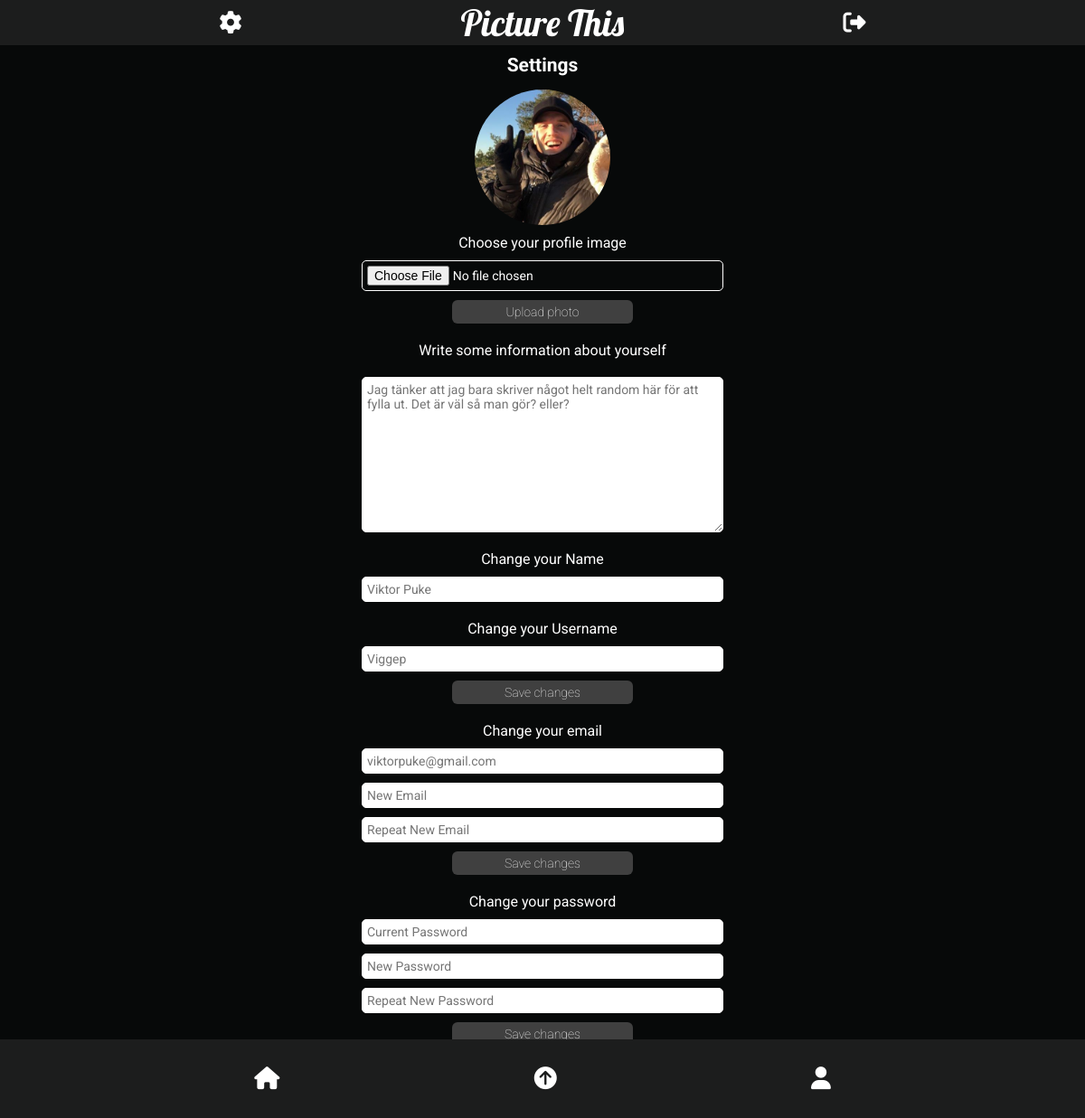
Before: /settings.php (signed in) with the older database file.
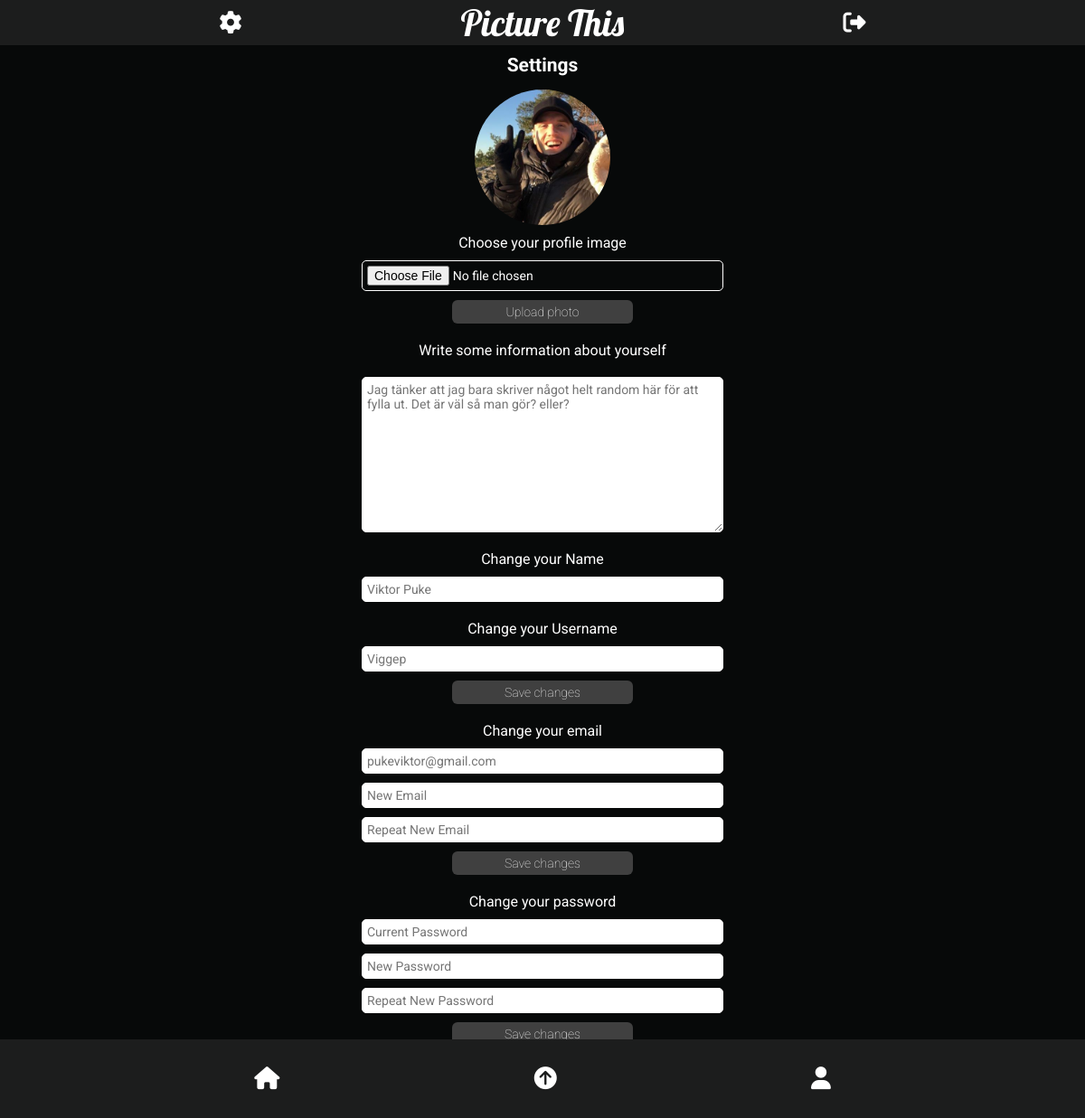
After: the same page with the newer database file.
### tables this page shows
CREATE TABLE users (
id INTEGER PRIMARY KEY,
fullname VARCHAR,
username VARCHAR,
email VARCHAR,
password VARCHAR,
profileimage VARCHAR,
biography VARCHAR);

### app/functions.php (called while the page is built, shortened)
<?php
function isLoggedIn(): bool
{
    return isset($_SESSION['user']);
}
function getUserById(int $id, object $pdo): array
{
    $statement = $pdo->prepare('SELECT * FROM users WHERE id = :id');
    $statement->bindParam(':id', $id, PDO::PARAM_STR);
    $statement->execute();
    $user = $statement->fetch(PDO::FETCH_ASSOC);
    if ($user) {
        return $user;
    }
    return $user = [];
}

### settings.php (the view, shortened to what this page needs)
<?php require __DIR__ . '/views/header.php'; ?>
<?php $user = getUserById($_SESSION['user']['id'], $pdo); ?>
<section class="settings-page">
    <h2>Settings</h2>
    <div class="profile-image-upload">
        <?php if (isLoggedIn()) : ?>
            <img class="profile-image-src" src="<?= 'app/users/images/' . $user['profileimage'] ?>" alt="Profile-image">
        <?php endif; ?>
    </div>
    <form class="profile-image" action="app/users/profileimage.php" method="post" enctype="multipart/form-data">
        <div class="form-information">
            <label class="general-label" for="profile-image">Choose your profile image</label>
            <input class="input-field-information" type="file" accept="image/jpeg, image/png" name="profileimage" required>
            <button class="submit-button" type="submit" name="button">Upload photo</button>
        </div>
    </form>
    <form class="user-settings" action="app/users/biography.php" method="post" enctype="multipart/form-data">
        <div class="form-information">
            <label class="general-label" for="biography">Write some information about yourself</label>
            <textarea class="biography-field" name="biography" placeholder="<?= $user['biography'] ?>" cols="30" rows="10"></textarea>
            <label class="general-label" for="name">Change your Name</label>
            <input class="input-field-information" type="text" name="edit-name" placeholder="<?= $user['fullname'] ?>">
            <label class="general-label" for="username">Change your Username</label>
            <input class="input-field-information" type="text" name="edit-username" placeholder="<?= $user['username'] ?>">
            <button class="submit-button" type="submit" name="button">Save changes</button>
        </div>
    </form>
    <form action="app/users/update-email-settings.php" class="user-settings" method="post" enctype="multipart/form-data">
        <div class="form-information">
            <label class="general-label" for="email">Change your email</label>
            <input class="input-field-information" type="email" name="current-email" placeholder="<?= $user['email'] ?>">
            <input class="input-field-information" type="email" name="new-email" placeholder="New Email">
            <input class="input-field-information" type="email" name="repeat-email" placeholder="Repeat New Email">
            <button class="submit-button" type="submit">Save changes</button>
        </div>
    </form>
    <form action="app/users/update-password-settings.php" class="user-settings" method="post" enctype="multipart/form-data">
        <div class="form-information">
            <label class="general-label" for="password">Change your password</label>
            <input class="input-field-information" type="password" name="current-password" placeholder="Current Password">
            <input class="input-field-information" type="password" name="new-password" placeholder="New Password">
            <input class="input-field-information" type="password" name="repeat-password" placeholder="Repeat New Password">
            <button class="submit-button" type="submit">Save changes</button>
        </div>
    </form>
</section>
<?php require __DIR__ . '/views/footer.php'; ?>

Changed rows visible on the page:
changed users "Viktor Puke": current-email "viktorpuke@gmail.com" → "pukeviktor@gmail.com"
